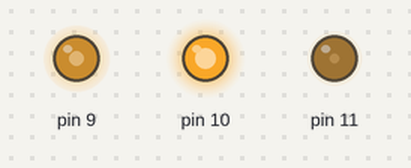
A sketch run on a simulated Arduino Uno, built with avr-gcc and run on an emulated ATmega328P. Parts: output pins drawn as LEDs (lit = HIGH).

Above: at 0.1 s.
Timing chart, 0 to 1.6 s (numbered marks = the images above):
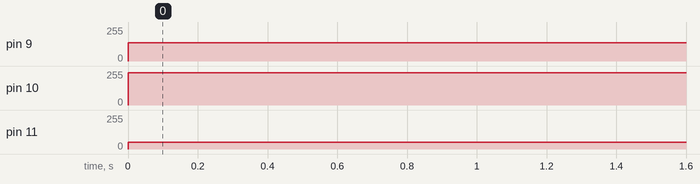

Measured:
- by itself, pin 9: 0/255 → 137/255 at 0.00 s
- by itself, pin 10: 0/255 → 243/255 at 0.00 s
- by itself, pin 11: 0/255 → 49/255 at 0.00 s

The sketch:

RGB_color_selector.ino
```cpp
//RGB color selector

void setup() {
// put your setup code here, to run once:
// analog pins for the RGB LED
pinMode(11, OUTPUT);
pinMode(10, OUTPUT);
pinMode(9, OUTPUT);
}

void loop() {
// put your main code here, to run repeatedly:
analogWrite(11,49);
analogWrite(10,243);
analogWrite(9,137);
// the analog function gives it selector option for a mix of colours
}
```
